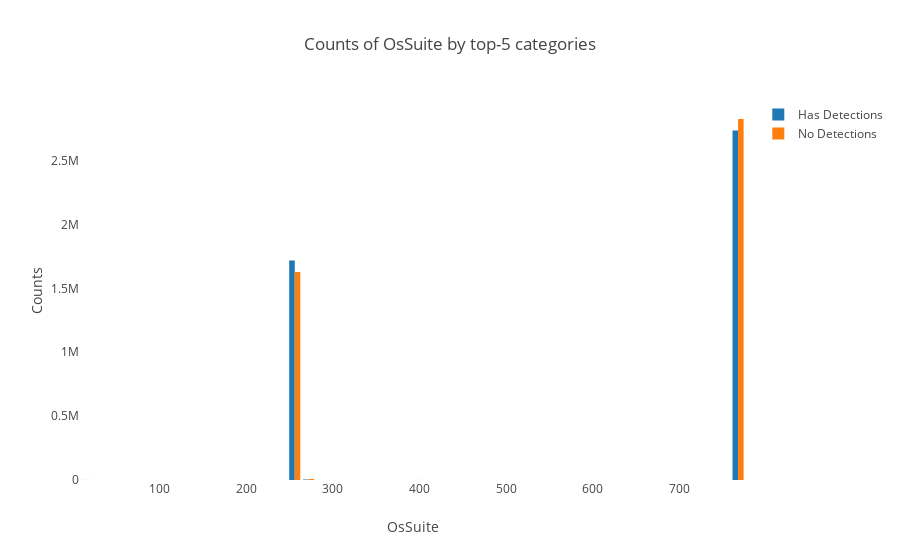

Notebook source saved alongside this figure:
### Code cell
plot_categorical_feature('OsSuite', True, 5)

### Figure 1 — Plotly figure (JSON) as saved in the notebook; plotly's stock layout.template omitted (floating-point values rounded to 4 significant figures)
{"data": [{"name": "Has Detections", "type": "bar", "uid": "665c9609-624d-4f19-9b8b-8e6a4dd3ff09", "x": [16, 256, 272, 400, 768], "y": [440, 1718312, 4056, 210, 2735465]}, {"name": "No Detections", "type": "bar", "uid": "3c22deb6-044b-4b8f-8363-6adb1f5055a4", "x": [16, 256, 272, 400, 768], "y": [291, 1627939, 8036, 583, 2825196]}], "layout": {"barmode": "group", "legend": {"orientation": "v"}, "title": {"text": "Counts of OsSuite by top-5 categories"}, "xaxis": {"showgrid": false, "showline": false, "title": {"text": "OsSuite"}, "zeroline": false}, "yaxis": {"showgrid": false, "showline": false, "title": {"text": "Counts"}, "zeroline": false}}}
